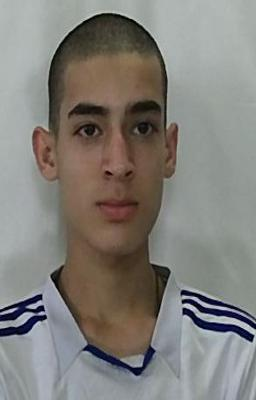
%> input picture Introduction to Facial Micro Expressions Analysis Using Color and Depth Images a Matlab Coding Approach/Exp_Nut_Color.jpg, 256 x 400 px
$ octave 'c.3.6_Morphological Operations.m'   (GNU Octave 9; MATLAB toolbox functions it lacks are replaced by stand-ins)
%> lines starting %> are read from the running program, lines starting %| are printed output that depends on the picture
clc;    % Clearing the Command Window
clear;  % Clearing the Workspace
RGB=imread('Exp_Nut_Color.jpg'); % Reading color image
%> RGB is the input picture: size 400x256x3 uint8; mean R, G, B 130.1, 127.1, 122
RGB=imadjust(rgb2gray(RGB)); % Converting color image to gray
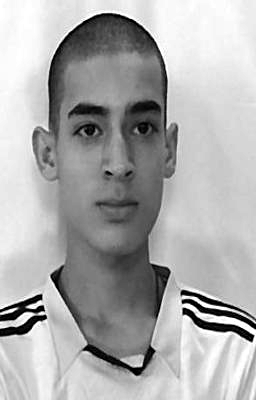
%> RGB: size 400x256 uint8; min 0, max 255, mean 172.2
Depth= imread('Exp_Nut_Depth.png'); % Reading depth image
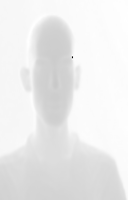
%> input picture Introduction to Facial Micro Expressions Analysis Using Color and Depth Images a Matlab Coding Approach/Exp_Nut_Depth.png, 128 x 200 px
%> Depth is the input picture: size 200x128 uint8; min 0, max 255, mean 235.4
RGB = imresize(RGB, [256 256]); % Resizing color image to 256*256 dimensions
%> RGB: size 256x256 uint8
Depth = imresize(Depth, [256 256]); % Resizing depth image to 256*256 dimensions
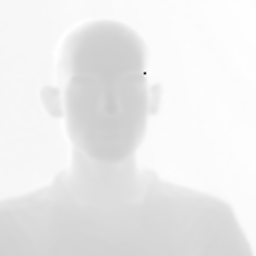
%> Depth: size 256x256 uint8; min 23, max 255, mean 235.4
se1 = strel('disk',10);% Morphological structuring element
se2 = strel('disk',100);% Morphological structuring element
se = strel('disk',3);% Morphological structuring element
dilated = imdilate(RGB,se);ddilated = imdilate(Depth,se); % Dilate operator
eroded = imerode(RGB,se);deroded = imerode(Depth,se); % Erode operator
fill = imfill(RGB);dfill = imfill(Depth); % Fill holes
%> after `fill = imfill(RGB)`:
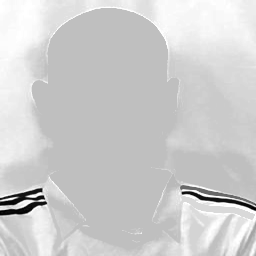
%> fill: size 256x256 uint8; min 0, max 255, mean 205.4
closing = imclose(RGB,se);dclosing = imclose(Depth,se); % Closing operator
opening = imopen(RGB,se);dopening = imopen(Depth,se); % Opening operator
%> after `opening = imopen(RGB,se)`:
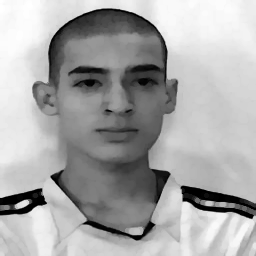
%> opening: size 256x256 uint8; min 0, max 255, mean 168.2
tophat = imtophat(RGB,se1);dtophat = imtophat(Depth,se2); % Top-hat filtering
%> after `dtophat = imtophat(Depth,se2)`:
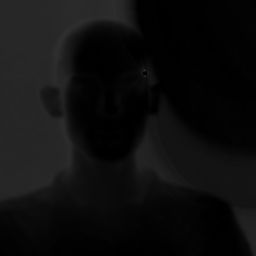
%> dtophat: size 256x256 uint8; min 0, max 47, mean 14.1
bothat = imbothat(RGB,se1);dbothat = imbothat(Depth,se2); % Bottom-hat filtering
%> after `dbothat = imbothat(Depth,se2)`:
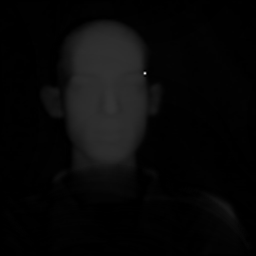
%> dbothat: size 256x256 uint8; min 0, max 230, mean 8
subplot(2,4,1);subimage(RGB);title('Original Color');
subplot(2,4,2);subimage(dilated);title('Dilation');
subplot(2,4,3);subimage(eroded);title('Erosion');
subplot(2,4,4);subimage(fill);title('Filling');
subplot(2,4,5);subimage(closing);title('Closing');
subplot(2,4,6);subimage(opening);title('Opening');
subplot(2,4,7);subimage(tophat);title('Top hat');
subplot(2,4,8);subimage(bothat);title('Bottom hat');
figure; % Depth image plots
subplot(2,4,1);subimage(Depth);title('Original Depth');
subplot(2,4,2);subimage(ddilated);title('Dilation');
subplot(2,4,3);subimage(deroded);title('Erosion');
subplot(2,4,4);subimage(dfill);title('Filling');
subplot(2,4,5);subimage(dclosing);title('Closing');
subplot(2,4,6);subimage(dopening);title('Opening');
subplot(2,4,7);subimage(dtophat);title('Top hat');
subplot(2,4,8);subimage(dbothat);title('Bottom hat');
